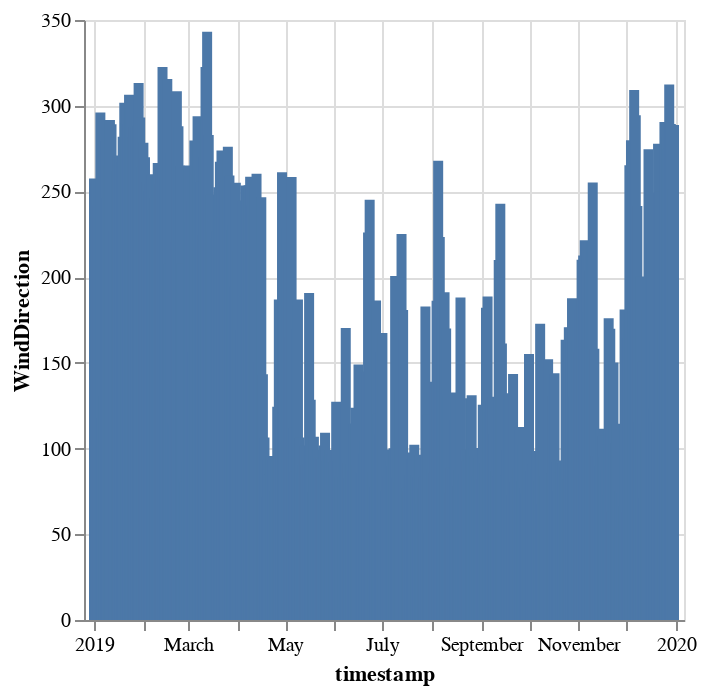

The code cell stored with this chart in its notebook:
### Code cell
e5=Data |>
@vlplot(:bar, x=:timestamp, y="WindDirection:q")

### Figure 1 — Vega-Lite specification as saved in the notebook (floating-point values rounded to 4 significant figures; data arrays with more than 128 entries replaced by an {"elided": "..."} marker saying what was removed)
{"data": {"values": {"elided": "365 records"}}, "encoding": {"x": {"field": "timestamp", "type": "temporal"}, "y": {"field": "WindDirection", "type": "quantitative"}}, "mark": "bar"}
